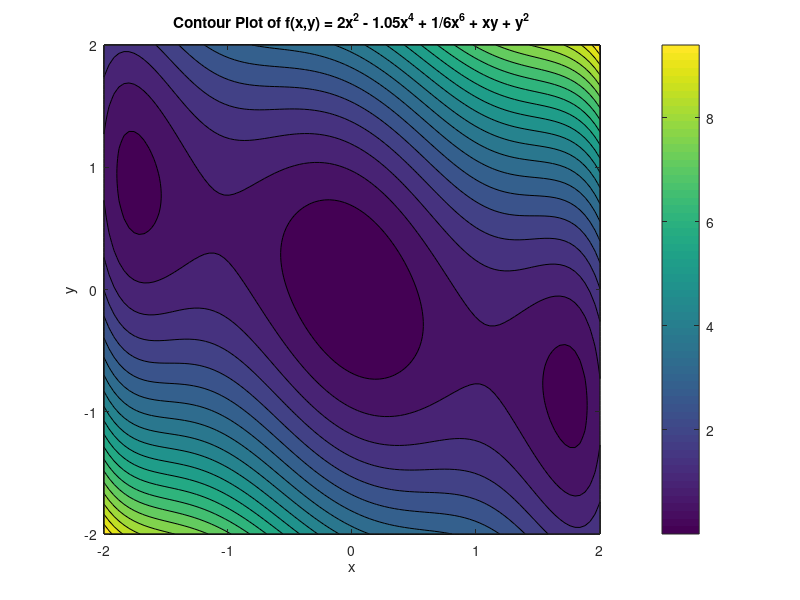

Recreate this plot in MATLAB.
% Define the function
f = @(x,y) 2*x.^2 - 1.05*x.^4 + 1/6*x.^6 + x.*y + y.^2;

% Define the range for x and y
x = linspace(-2, 2, 100);
y = linspace(-2, 2, 100);

% Generate a grid of points
[X, Y] = meshgrid(x, y);

% Evaluate the function at each point of the grid
Z = f(X, Y);

% Create the contour plot
contourf(X, Y, Z, 20);
% Add colorbar
colorbar; % Add colorbar

% Label the axes and provide a title
xlabel('x');
ylabel('y');
title('Contour Plot of f(x,y) = 2x^2 - 1.05x^4 + 1/6x^6 + xy + y^2');

